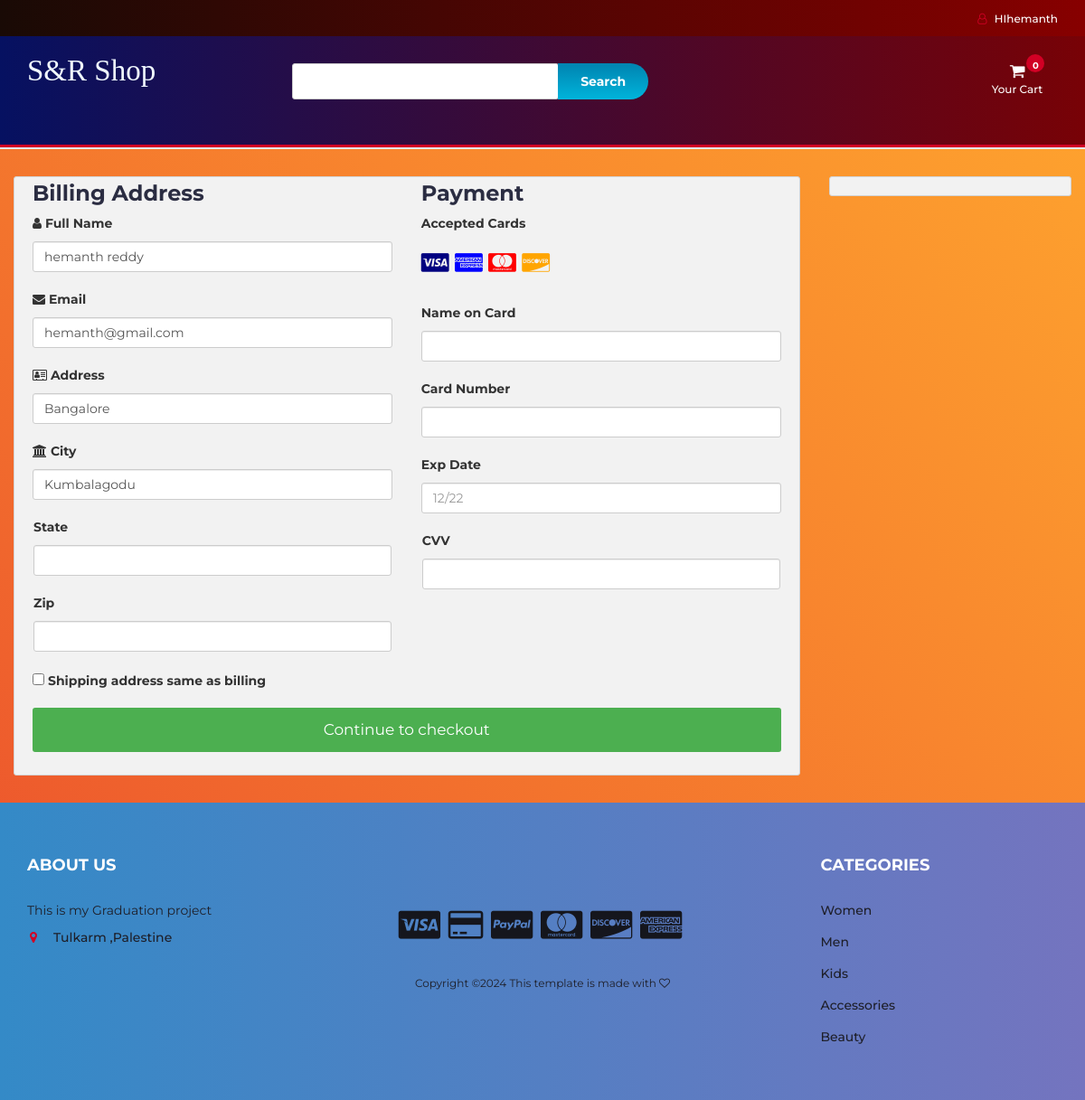
Page /checkout.php (signed in) on the committed database.
### tables this page shows
CREATE TABLE `user_info` (
  `user_id` int(10) NOT NULL,
  `first_name` varchar(100) NOT NULL,
  `last_name` varchar(100) NOT NULL,
  `email` varchar(300) NOT NULL,
  `password` varchar(300) NOT NULL,
  `mobile` varchar(10) NOT NULL,
  `address1` varchar(300) NOT NULL,
  `address2` varchar(11) NOT NULL
);

### checkout.php (the view, shortened to what this page needs)
<?php
include "db.php";
include "header.php";
?>
<section class="section">
	<div class="container-fluid">
		<div class="row-checkout">
		<?php
		if(isset($_SESSION["uid"])){
			$sql = "SELECT * FROM user_info WHERE user_id='$_SESSION[uid]'";
			$query = mysqli_query($con,$sql);
			$row=mysqli_fetch_array($query);
		echo'
			<div class="col-75">
				<div class="container-checkout">
				<form id="checkout_form" action="checkout_process.php" method="POST" class="was-validated">
					<div class="row-checkout">
					<div class="col-50">
						<h3>Billing Address</h3>
						<label for="fname"><i class="fa fa-user" ></i> Full Name </label>
						<input type="text" id="fname" class="form-control" name="firstname" pattern="^[a-zA-Z ]+$"  value="'.$row["first_name"].' '.$row["last_name"].'">
						<label for="email"><i class="fa fa-envelope"></i> Email</label>
						<input type="text" id="email" name="email" class="form-control" pattern="^[_a-z0-9-]+(\.[_a-z0-9-]+)*@[a-z0-9]+(\.[a-z]{2,4})$" value="'.$row["email"].'" required>
						<label for="adr"><i class="fa fa-address-card-o"></i> Address</label>
						<input type="text" id="adr" name="address" class="form-control" value="'.$row["address1"].'" required>
						<label for="city"><i class="fa fa-institution"></i> City</label>
						<input type="text" id="city" name="city" class="form-control" value="'.$row["address2"].'" pattern="^[a-zA-Z ]+$" required>
						<div class="row">
						<div class="col-50">
							<label for="state">State</label>
							<input type="text" id="state" name="state" class="form-control" pattern="^[a-zA-Z ]+$" required>
						</div>
						<div class="col-50">
							<label for="zip">Zip</label>
							<input type="text" id="zip" name="zip" class="form-control" pattern="^[0-9]{6}(?:-[0-9]{4})?$" required>
						</div>
						</div>
					</div>
					<div class="col-50">
						<h3>Payment</h3>
						<label for="fname">Accepted Cards</label>
						<div class="icon-container">
						<i class="fa fa-cc-visa" style="color:navy;"></i>
						<i class="fa fa-cc-amex" style="color:blue;"></i>
						<i class="fa fa-cc-mastercard" style="color:red;"></i>
						<i class="fa fa-cc-discover" style="color:orange;"></i>
						</div>
						<label for="cname">Name on Card</label>
						<input type="text" id="cname" name="cardname" class="form-control" pattern="^[a-zA-Z ]+$" required>
						<div class="form-group" id="card-number-field">
                        <label for="cardNumber">Card Number</label>
                        <input type="text" class="form-control" id="cardNumber" name="cardNumber" required>
                    </div>
						<label for="expdate">Exp Date</label>
						<input type="text" id="expdate" name="expdate" class="form-control" pattern="^((0[1-9])|(1[0-2]))\/(\d{2})$" placeholder="12/22"required>
						<div class="row">
						<div class="col-50">
							<div class="form-group CVV">
								<label for="cvv">CVV</label>
								<input type="text" class="form-control" name="cvv" id="cvv" required>
						</div>
						</div>
					</div>
					</div>
					</div>
					<label><input type="CHECKBOX" name="q" class="roomselect" value="conform" required> Shipping address same as billing
					</label>';
					$total=0;
					$total_count=$_POST['total_count'];
				echo'
				<input type="hidden" name="total_count" value="'.$total_count.'">
					<input type="hidden" name="total_price" value="'.$total.'">
					<input type="submit" id="submit" value="Continue to checkout" class="checkout-btn">
				</form>
				</div>
			</div>
			';
		}else{
			echo"<script>window.location.href = 'cart.php'</script>";
		}
		?>
			<div class="col-25">
				<div class="container-checkout">
				</div>
			</div>
		</div>
	</div>
</section>
<?php
include "footer.php";
?>

### header.php (shortened to what this page needs)
<!DOCTYPE html>
<html lang="en">
	<head>
		<link type="text/css" rel="stylesheet" href="css/bootstrap.min.css"/>
		<link type="text/css" rel="stylesheet" href="css/slick.css"/>
		<link type="text/css" rel="stylesheet" href="css/slick-theme.css"/>
		<link type="text/css" rel="stylesheet" href="css/nouislider.min.css"/>
		<link rel="stylesheet" href="css/font-awesome.min.css">
		<link type="text/css" rel="stylesheet" href="css/style.css"/>
		<link type="text/css" rel="stylesheet" href="css/accountbtn.css"/>
    </head>
	<body>
		<header>
			<div id="top-header">
				<div class="container">
					<ul class="header-links pull-right">
						<li><?php
                             include "db.php";
                            if(isset($_SESSION["uid"])){
                                $sql = "SELECT * FROM user_info WHERE user_id='$_SESSION[uid]'";
                                $query = mysqli_query($con,$sql);
                                $row=mysqli_fetch_array($query);
                                echo '
                               <div class="dropdownn">
                                  <a href="#" class="dropdownn" data-toggle="modal" data-target="#myModal" ><i class="fa fa-user-o"></i> HI'.$row["first_name"].'</a>
                                  <div class="dropdownn-content">
                                    <a href="logout.php"  ><i class="fa fa-sign-in" aria-hidden="true"></i>Log out</a>
                                  </div>
                                </div>';
                            }
                                             ?>
                                </li>
					</ul>
				</div>
			</div>
			<div id="header">
				<div class="container">
					<div class="row">
						<div class="col-md-3">
							<div class="header-logo">
								<a href="#" class="logo">
								<font style="font-style:normal; font-size: 33px;color: aliceblue;font-family: serif">
                                        S&R Shop
                                    </font>
								</a>
							</div>
						</div>
						<div class="col-md-6">
							<div class="header-search">
              <form action="search.php" method="POST">
	<input class ="input" id ="search " place holder="Search here" type="text" required name="search"  />
	<input type="submit" class ="search-btn" id="search-btn"  value="Search" />
</form>
							</div>
						</div>
						<div class="col-md-3 clearfix">
							<div class="header-ctn">
								<div class="dropdown">
									<a class="dropdown-toggle" data-toggle="dropdown" aria-expanded="true">
										<i class="fa fa-shopping-cart"></i>
										<span>Your Cart</span>
										<div class="badge qty">0</div>
									</a>
									</div>
							</div>
						</div>
					</div>
				</div>
			</div>
		</header>
		<nav id='navigation'>
		</nav>

### css/style.css (style rules this page uses)
body { font-family: 'Montserrat', sans-serif; font-weight: 400; background-image: linear-gradient(-134deg, #FFA62E 0%, #FB962E 20%, #F8852E 40%, #F3742D 60%, #EF612D 80%, #EA4D2C 100%); }
h1, h2, h3, h4, h5, h6 { color: #2B2D42; font-weight: 700; margin: 0 0 10px; }
a { color: #2B2D42; font-weight: 500; -webkit-transition: 0.2s color; transition: 0.2s color; }
ul, ol { margin: 0; padding: 0; list-style: none }
.input { height: 40px; padding: 0px 15px; border: 1px solid #E4E7ED; background-color: #FFF; width: 100%; }
.section { padding-top: 30px; padding-bottom: 30px; }
#top-header { padding-top: 10px; padding-bottom: 10px; background-color: #1E1F29; }
.header-links li { display: inline-block; margin-right: 15px; font-size: 12px; }
.header-links li:last-child { margin-right: 0px; }
.header-links li a { color: #FFF; }
.header-links li i { color: #D10024; margin-right: 5px; }
#header { padding-top: 15px; padding-bottom: 15px; background-image: linear-gradient(-135deg, #FF6CAB 0%, #F660BC 10%, #EC53CD 20%, #E045DE 30%, #D335EE 40%, #C323FF 50%, #B53AFF 60%, #A749FF 70%, #9854FF 80%, #865EFF 90%, #7366FF 100%); }
.header-logo { float: left; }
.header-search { padding: 15px 0px; }
.header-search form { position: relative; }
.header-search form .input { width: calc(100% - 260px); margin-right: -4px; }
.header-search form .search-btn { height: 40px; width: 100px; background: #00B4DB; background: -webkit-linear-gradient(to bottom, #0083B0, #00B4DB); background: linear-gradient(to bottom, #0083B0, #00B4DB); color: #FFF; font-weight: 700; border: none; border-radius: 0px 40px 40px 0px; }
.header-ctn { float: right; padding: 15px 0px; }
.header-ctn>div { display: inline-block; }
.header-ctn>div>a { display: block; position: relative; width: 90px; text-align: center; color: #FFF; }
.header-ctn>div>a>i { display: block; font-size: 18px; }
.header-ctn>div>a>span { font-size: 12px; }
.header-ctn>div>a>.qty { position: absolute; right: 15px; top: -10px; width: 20px; height: 20px; line-height: 20px; text-align: center; border-radius: 50%; font-size: 10px; color: #FFF; background-color: #D10024; }
#navigation { background: #FFF; border-bottom: 2px solid #E4E7ED; border-top: 3px solid #D10024; }

### css/accountbtn.css (style rules this page uses)
.dropdownn { position: relative; display: inline-block; }

### header.php (style rules this page uses)
#navigation { background: #FF4E50; background: -webkit-linear-gradient(to right, #F9D423, #FF4E50); background: linear-gradient(to right, #F9D423, #FF4E50); }
#header { background : #780206; background: -webkit-linear-gradient(to right, #061161, #780206); background: linear-gradient(to right, #061161, #780206); }
#top-header { background: #870000; background: -webkit-linear-gradient(to right, #190A05, #870000); background: linear-gradient(to right, #190A05, #870000); }

### checkout.php (style rules this page uses)
.row-checkout { display: -ms-flexbox; display: flex; -ms-flex-wrap: wrap; flex-wrap: wrap; margin: 0 -16px; }
.col-25 { -ms-flex: 25%; flex: 25%; }
.col-50 { -ms-flex: 50%; flex: 50%; }
.col-75 { -ms-flex: 75%; flex: 75%; }
.col-25, .col-50, .col-75 { padding: 0 16px; }
.container-checkout { background-color: #f2f2f2; padding: 5px 20px 15px 20px; border: 1px solid lightgrey; border-radius: 3px; }
input[type=text] { width: 100%; margin-bottom: 20px; padding: 12px; border: 1px solid #ccc; border-radius: 3px; }
label { margin-bottom: 10px; display: block; }
.icon-container { margin-bottom: 20px; padding: 7px 0; font-size: 24px; }
.checkout-btn { background-color: #4CAF50; color: white; padding: 12px; margin: 10px 0; border: none; width: 100%; border-radius: 3px; cursor: pointer; font-size: 17px; }

### rows in the picture
user_info: first_name "hemanth", firstname "hemanth reddy", email "hemanth@gmail.com", address "Bangalore", city "Kumbalagodu"
